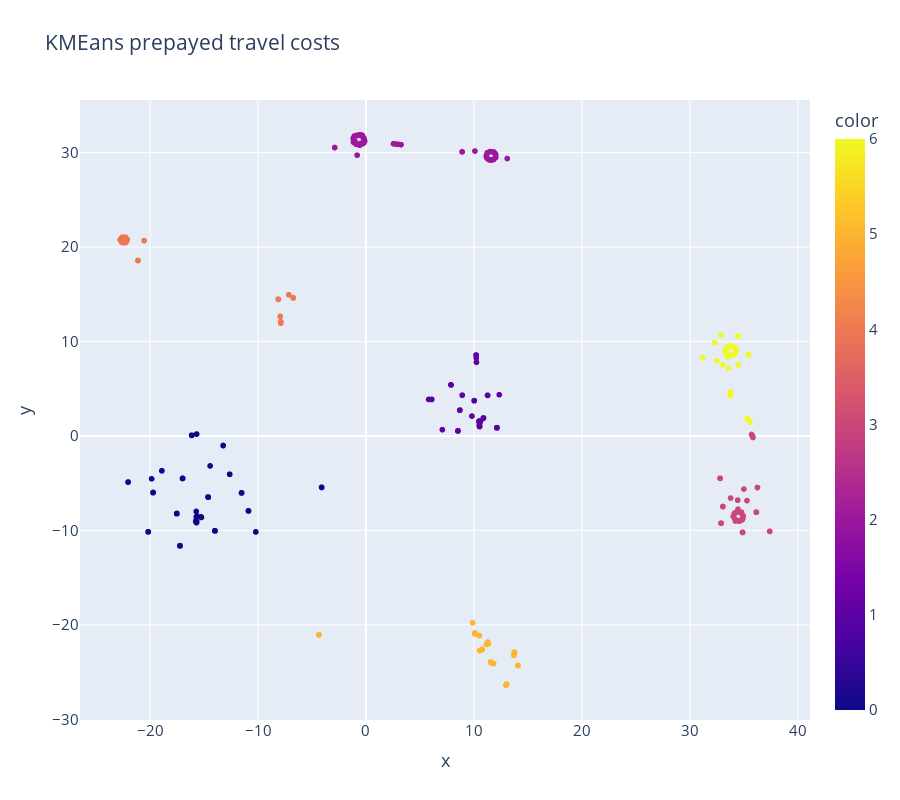

Write notebook code for a chart like this one.
### Code cell
fig = px.scatter(tdf_ptc_18, x = tsne_representation_ptc_18[:, 0], y = tsne_representation_ptc_18[:, 1],
                color = tdf_ptc_18['KMeans_label'].to_list(),
                height = 800, width = 900,
                title = "KMEans prepayed travel costs")
fig.update_layout(font_size =15)
#fig.show()

### Figure 1 — Plotly figure (JSON) as saved in the notebook; plotly's stock layout.template omitted (floating-point values rounded to 4 significant figures; data arrays with more than 128 entries replaced by an {"elided": "..."} marker saying what was removed)
{"data": [{"hovertemplate": "x=%{x}<br>y=%{y}<br>color=%{marker.color}<extra></extra>", "legendgroup": "", "marker": {"color": {"elided": "1776 int values"}, "coloraxis": "coloraxis", "symbol": "circle"}, "mode": "markers", "name": "", "showlegend": false, "type": "scattergl", "x": {"elided": "1776 float values"}, "xaxis": "x", "y": {"elided": "1776 float values"}, "yaxis": "y"}], "layout": {"coloraxis": {"colorbar": {"title": {"text": "color"}}, "colorscale": [[0, "#0d0887"], [0.1111, "#46039f"], [0.2222, "#7201a8"], [0.3333, "#9c179e"], [0.4444, "#bd3786"], [0.5556, "#d8576b"], [0.6667, "#ed7953"], [0.7778, "#fb9f3a"], [0.8889, "#fdca26"], [1, "#f0f921"]]}, "font": {"size": 15}, "height": 800, "legend": {"tracegroupgap": 0}, "title": {"text": "KMEans prepayed travel costs"}, "width": 900, "xaxis": {"anchor": "y", "domain": [0, 1], "title": {"text": "x"}}, "yaxis": {"anchor": "x", "domain": [0, 1], "title": {"text": "y"}}}}
